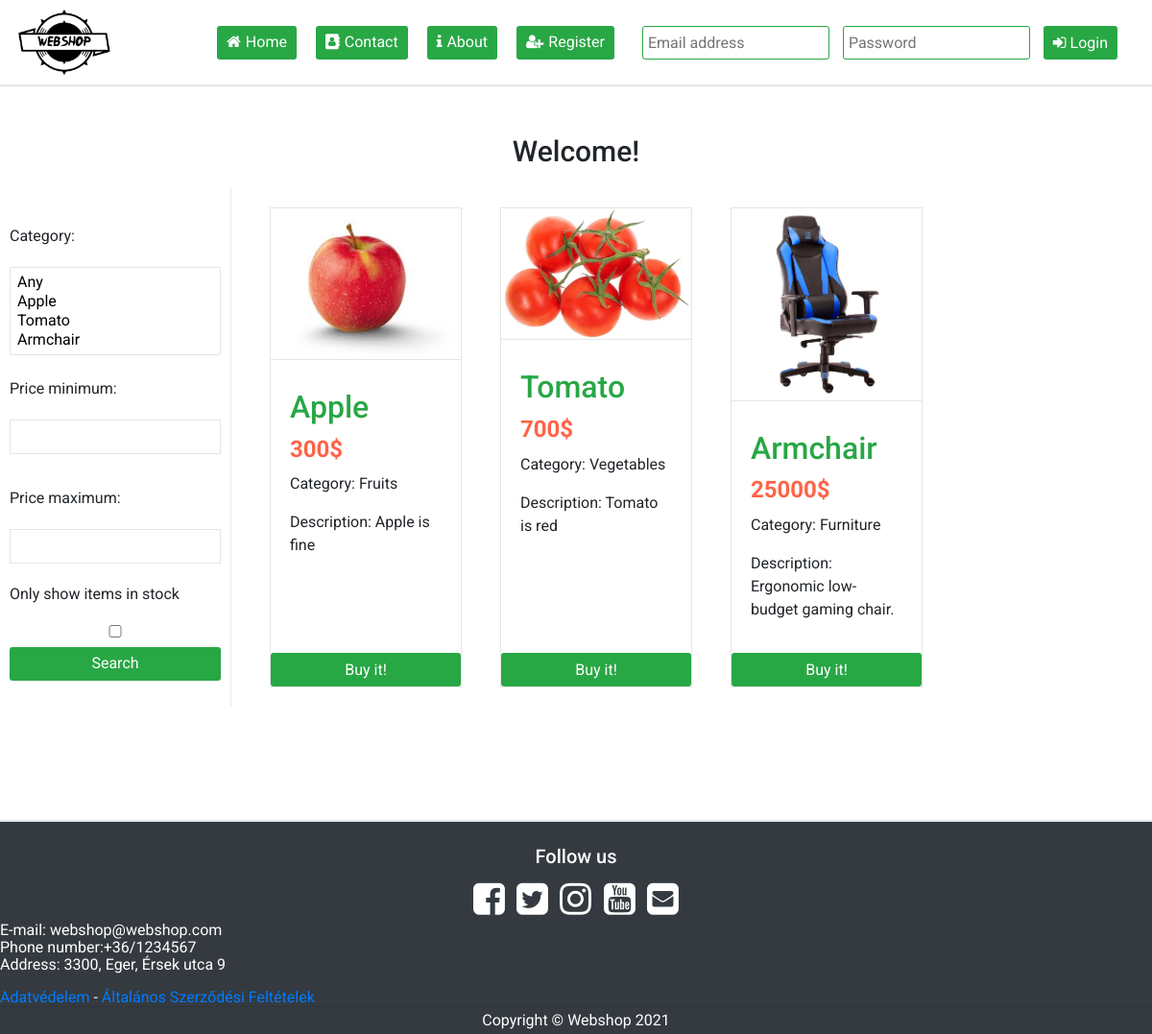
The page / on the database its author committed.
### tables this page shows
CREATE TABLE `Product`(
    `Id` INT NOT NULL PRIMARY KEY AUTO_INCREMENT,
    `Name` VARCHAR(255) NOT NULL,
    `Image` VARCHAR(255) NOT NULL,
    `Quantity` INT NOT NULL,
    `Description` TEXT NOT NULL,
    `Price` INT NOT NULL,
    `CategoryId` INT NOT NULL,
    FOREIGN KEY(`CategoryId`) REFERENCES `Category`(Id)
);

CREATE TABLE `Category`(
    `Id` INT NOT NULL PRIMARY KEY AUTO_INCREMENT,
    `Name` VARCHAR(255) NOT NULL
);

### Core/Controller.php (called while the page is built, shortened)
<?php
    class Controller
    {
        protected function load_view($View, $Data = [])
        {
            require_once './Layout.php';
        }
    }

### Controllers/Home.php (called while the page is built, shortened)
<?php
class Home extends Controller
{
    public $model;
    function __construct()
    {
        $this->model = $this->load_model('Home_model');
    }
    public function index(){
        $this->load_view('Home',$this->model);
    }
}

### Core/App.php (called while the page is built, shortened)
<?php
    class App
    {
        protected $Method = 'index';
        public function __construct()
        {
            $URL = isset($_GET['url']) ? explode('/', filter_var(rtrim($_GET['url'], '/'), FILTER_SANITIZE_URL)) : null;
            $this->Controller = new $this->Controller;
            $this->Params = $URL ? array_values($URL) : [];
            call_user_func_array([$this->Controller, $this->Method], $this->Params);
        }
    }

### index.php (called while the page is built)
<?php
    require_once 'Core/App.php';
    require_once 'Core/Controller.php';
    require_once 'Core/Database.php';
    $App = new App;

### Core/Database.php (called while the page is built, shortened)
<?php
    class Database
    {
        private string $Host = 'localhost';
        private string $Db = 'webshop';
        private string $Username = 'root';
        private string $Password = '';
        private function Connect()
        {
            try {
                $Pdo = new PDO("mysql:host=$this->Host;dbname=$this->Db;charset=utf8;", $this->Username, $this->Password);
                $Pdo->setAttribute(PDO::ATTR_ERRMODE, PDO::ERRMODE_EXCEPTION);
                return $Pdo;
            } catch (PDOException $ex) {
                return "Database connection failed. Error: {$ex->getMessage()}";
            }
        }
        public function Query($PreparedQuery = '', $Params = [])
        {
            try {
                $Connection = $this->Connect();
                $Statement = $Connection->prepare($PreparedQuery);
                for($i = 0; $i < count($Params); ++$i) {
                    $Statement->bindParam($i + 1, $Params[$i]);
                }
                $Statement->execute();
                $Data = $Statement->fetchAll();
                return $Data;
            } catch (PDOException $ex) {
                return "Database Query Error: {$ex->getMessage()}";
            }
        }
    }

### Models/Home_model.php (called while the page is built, shortened)
<?php
class Home_model extends Database{
    function GetAllCategory() {
        return $this->Query("SELECT * FROM `Category`");
    }
    function GetAllProduct() {
        return  $this->Query("SELECT * FROM `Product`");
    }
    function GetCategoryNameById($Id) {
        return  $this->Query("SELECT `Name` FROM `Category` WHERE `Id` = ?", [$Id])[0][0];
    }
}

### Views/Home.php (the view)
<h1 class="heading-h1">Welcome!</h1>
<div class="home-container">
    <div class="leftside">
        <form action="" method="GET">
            <label for="categorySelect">Category:</label>
            <select name="categorySelect[]" id="categorySelect" multiple="multiple">
                <option value="Any">Any</option>
                <?php for($i = 0; $i < (count($this->model->GetAllCategory())); ++ $i): ?>
                <option value="<?= $this->model->GetAllCategory()[$i]['Id'] ?>"><?= $this->model->GetProductNameById($i + 1) ?></option>
                <?php endfor ?>
            </select>
            <label for="priceMinInput">Price minimum:</label>
            <input id="priceMinInput" type="number" min="0" />
            <label class="mt-4" for="priceMaxInput">Price maximum:</label>
            <input id="priceMaxInput" type="number" min="0" />
            <div>
                <label for="onlyInStockCheckBox">Only show items in stock</label>
                <input type="checkbox" value="" id="onlyInStockCheckBox">
            </div>
            <button class="button product-search" type="submit">Search</button>
        </form>
    </div>
    <div class="rightside">
        <?php $Products = $this->model->GetAllProduct() ?>
        <?php for($i = 0; $i <count($Products); ++ $i): ?>
            <div class="product-item">
                <img src="assets/pictures/<?= $Products[$i]['Image'] ?>" alt="The picture can't be loaded!" />
                <div class="product-item-details">
                    <h2><?= $Products[$i]['Name'] ?></h2>
                    <h4><?= $Products[$i]['Price'] ?>$</h4>
                    <p>Category: <?= $this->model->GetCategoryNameById($Products[$i]['CategoryId']) ?></p>
                    <p>Description: <?= $Products[$i]['Description'] ?></p>
                </div>
                <button class="button buy-it" type="submit">Buy it!</button>
            </div>
        <?php endfor ?>
    </div>
</div>

### Layout.php (shortened to what this page needs)
<!DOCTYPE html>
<html>
    <head>
        <link href="https://stackpath.bootstrapcdn.com/bootstrap/4.4.1/css/bootstrap.min.css" rel="stylesheet" />
        <link href="https://stackpath.bootstrapcdn.com/font-awesome/4.7.0/css/font-awesome.min.css" rel="stylesheet" />
        <link rel="stylesheet" type="text/css" href="assets/css/main.css" />
    </head>
    <body>
        <header>
            <div id="logo">
                <img src="assets\pictures\logo.png" alt="Webshop logo" width="60%" heigth="60%" />
            </div>
            <nav class="navbar d-flex justify-content-start">
                <a class="button" href='<?=explode("index", preg_quote($_SERVER['PHP_SELF']))[0]?>Home'><i class="fa fa-home"></i>Home</a>
                <a class="button" href='<?=explode("index", preg_quote($_SERVER['PHP_SELF']))[0]?>ContactUs'><i class="fa fa-address-book"></i>Contact</a>
                <a class="button" href='<?=explode("index", preg_quote($_SERVER['PHP_SELF']))[0]?>AboutUs'><i class="fa fa-info"></i>About</a>
                <?php if((isset($_SESSION["UserLogged"])) && ($_SESSION["UserLogged"] === True)): ?>
                <a class="button" href='<?=explode("index", preg_quote($_SERVER['PHP_SELF']))[0]?>Profile'><i class="fa fa-user"></i>Profile</a>
                <a class="button" href='<?=explode("index", preg_quote($_SERVER['PHP_SELF']))[0]?>LoadUp'><i class="fa fa-upload"></i>Loadup</a>
                <form action="Logout/_logout" class="ml-auto" method="POST">
                    <button class="button logout" type="submit"><i class="fa fa-sign-out"></i>Logout</button>
                </form>
                <?php else: ?>
                <a class="button" href='<?= explode("index", preg_quote($_SERVER['PHP_SELF']))[0] ?>Register'><i class="fa fa-user-plus"></i>Register</a>
                <div id="loginarea" class="ml-auto">
                    <form action="Login/_login" method="POST">
                        <input id="EmailAddress" type="email" name="EmailAddress" placeholder="Email address" required="required">
                        <input id="Password" type="password" name="Password" placeholder="Password" required="required">
                        <button class="button" type="submit"><i class="fa fa-sign-in"></i> Login</button>
                    </form>
                </div>
                <?php endif ?>
            </nav>
        </header>
        <main>
        <?php require_once "./Views/$View.php" ?>
        </main>
        <footer class="page-footer font-small pt-4 text-white bg-dark">
            <div>
            <section id="lab_social_icon_footer">
                <div class="container">
                    <div class="text-center center-block">
                        <h5 class="follow">Follow us</h5>
                        <a href="https://www.facebook.com/laboreger/"><i id="social-fb" class="fa fa-facebook-square fa-3x social"></i></a>
                        <a href="https://twitter.com/ekuhungary"><i id="social-tw" class="fa fa-twitter-square fa-3x social"></i></a>
                        <a href="https://www.instagram.com/explore/locations/1972593649692882/labor-eger-kollektiv-haz"><i id="social-ins" class="fa fa-instagram fa-3x social"></i></a>
	                    <a href="https://www.youtube.com/channel/UCGgKQ8RwAv6rIWr48vOFX0w"><i id="social-yt" class="fa fa-youtube-square fa-3x social"></i></a>
	                    <a href="mailto:#"><i id="social-em" class="fa fa-envelope-square fa-3x social"></i></a>
                    </div>
                </div>
            </section>
                <div id="contact-info col-md-6 mt-md-0 mt-3">
                    <p>E-mail: webshop@webshop.com<br>Phone number:+36/1234567 <br> Address: 3300, Eger, Érsek utca 9</p>
                    <a href="https://www.google.com/intl/hu/policies/privacy/" target="_blank">Adatvédelem</a>
                    <span aria-hidden="true" role="presentation"> - </span>
                    <a href="https://www.google.com/intl/hu/policies/terms/" target="_blank">Általános Szerződési Feltételek</a>
                </div>
            </div>
            <div id="copyright">Copyright &copy; Webshop <?= date("Y") ?></div>
        </footer>
    </body>
</html>

### assets/css/main.css (style rules this page uses)
* { font-family: 'Roboto', sans-serif; }
header { width: 100%; display: flex; flex-direction: row; flex-wrap: wrap; justify-content: flex-start; align-items: center; align-content: flex-start; font-size: 16px; line-height: 23px; position: fixed; z-index: 1; background: white; padding: 10px; box-shadow: 0 0 1px 2px rgba(0,0,0,0.1) }
header nav { flex-grow: 2 }
#loginarea { float: right }
#loginarea form input { padding: 5px; border: 1px solid #28a745; border-radius: 3px; margin-left: 10px; outline: none }
.button { background: #28a745; color: white; padding: 5px 10px; border: 0; margin: 0 10px; height: 35px; border-radius: 3px; transition: all 150ms }
header nav a i { margin-right: 5px }
main { padding: 120px 0; }
footer { width: 100%; font-size: 16px; line-height: 18px; background: white; box-shadow: 0 0 1px 2px rgba(0,0,0,0.1) }
#lab_social_icon_footer a { color: white; }
#lab_social_icon_footer .social { -webkit-transform: scale(0.8); -moz-transform: scale(0.8); -o-transform: scale(0.8); -webkit-transition-duration: 0.5s; -moz-transition-duration: 0.5s; -o-transition-duration: 0.5s; }
#copyright { font-style: inherit; text-align: center; padding: 5px; border-top: 1px solid rgba(0,0,0,0.1); }
.heading-h1 { margin: 20px; font-size: 30px; text-align: center; }
.home-container { width: 100%; display: flex; flex-direction: row; flex-wrap: wrap; justify-content: flex-start; align-items: flex-start; align-content: flex-start; }
.rightside { order: 2; width: 80%; border-left: 1px solid rgba(0,0,0,0.1); padding-left: 20px; display: flex; flex-direction: row; flex-wrap: wrap; justify-content: flex-start; align-items: flex-start; align-content: flex-start; }
.product-item { border: 1px solid rgba(0,0,0,0.1); margin: 20px; max-width: 200px; height: 500px; overflow-y: auto; overflow-x: hidden; position: relative; }
.product-item img { max-width: 200px; border: 0; border-bottom: 1px solid rgba(0,0,0,0.1); }
.product-item-details { padding: 20px; }
.product-item-details h2 { color: #28a745; margin: 10px 0; }
.product-item-details h4 { color: tomato; margin: 10px 0; font-weight: bold; }
.buy-it { position: absolute; width:100%; bottom: 0; margin: 0; }
.leftside { order: 1; padding-right: 20px; width: 20%; margin: auto; }
.leftside form label { display: block; margin: 10px; user-select: none; }
.leftside form input, .leftside form select { width: 100%; margin: 10px; padding: 5px; border: 1px solid rgba(0,0,0,0.1); outline: none }
.product-search { width: 100%; }
.follow { font-style: inherit; }

### rows shown on the page
product: Image (picture), Name "Apple", Price "300", CategoryId.Name "Fruits", Description "Apple is fine"
product: Image (picture), Name "Tomato", Price "700", CategoryId.Name "Vegetables", Description "Tomato is red"
product: Image (picture), Name "Armchair", Price "25000", CategoryId.Name "Furniture", Description "Ergonomic low-budget gaming chair."
